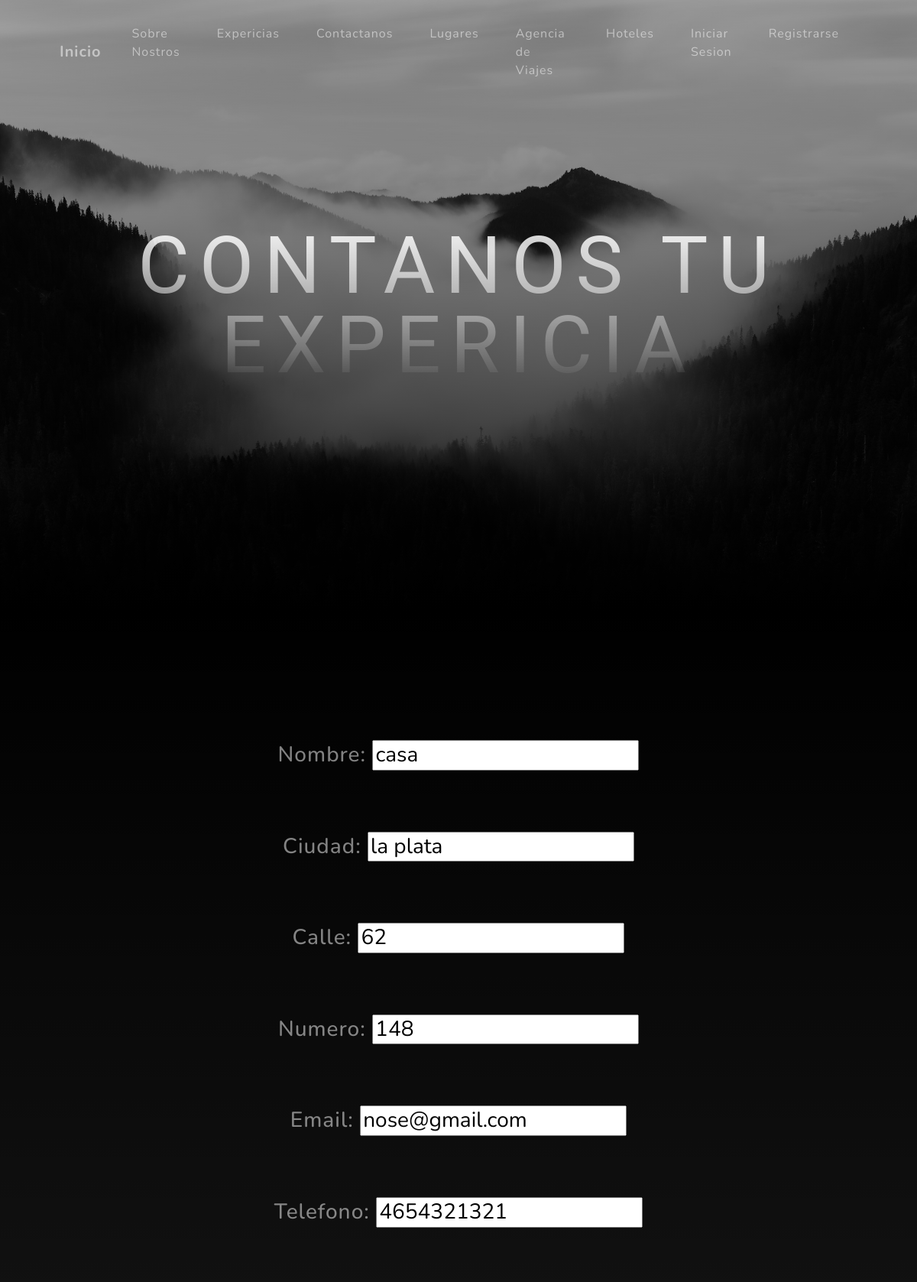
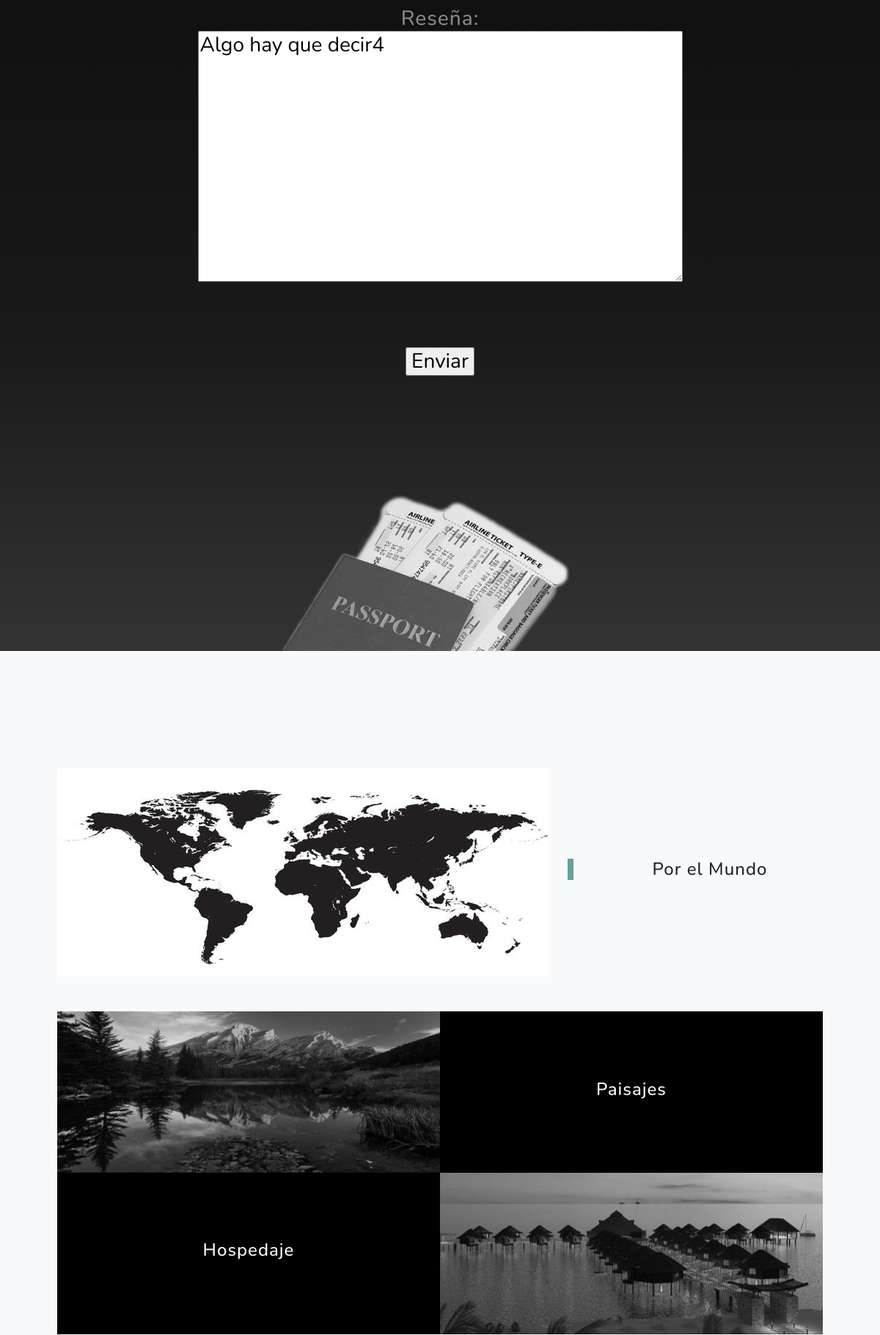
The app's page /AppTrip/hoteles/editar/2/ (upper part) with its own data (2 pictures, top to bottom).
### AppTrip/models.py (models this page shows)
class hotel(models.Model):
    nombre = models.CharField(max_length=250)
    ciudad = models.CharField(max_length=250)
    calle= models.IntegerField()
    numero = models.IntegerField()
    email= models.EmailField()
    telefono = models.IntegerField()
    reseña = models.TextField(default="Ingrese la reseña")

### AppTrip/views.py (the view)
# urls.py: path("hoteles/editar/<int:pk>/", Actualizarhotel.as_view(), name="hotelEditar"),
class Actualizarhotel(UpdateView):
    model = hotel
    success_url = reverse_lazy('hotelLista')
    fields = ["nombre", "ciudad", "calle","numero","email","telefono","reseña",]
    template_name="AppTrip/Hoteles/hoteles_form.html"

### AppTrip/templates/AppTrip/hoteles/hoteles_form.html
{% extends "AppTrip/padres/padrehoteles.html" %}
{% load static %}
{% block titulo %}
Contanos tu Expericia
{% endblock %}
{% block presentacion %}
<form action="" method="POST">{% csrf_token %}
    {{form.as_p}}
    <input type="submit" value="Enviar">
</form>
{% endblock %}

### records on screen
hotel: nombre "casa", ciudad "la plata", calle "62", numero "148", email "nose@gmail.com", telefono "4654321321", reseña "Algo hay que decir4"
